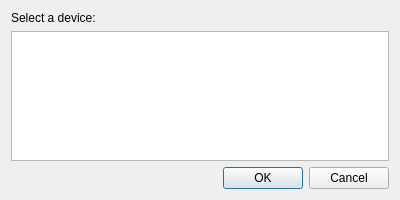
<?xml version="1.0" encoding="UTF-8"?>
<ui version="4.0">
 <class>DeviceDialog</class>
 <widget class="QDialog" name="DeviceDialog">
  <property name="geometry">
   <rect>
    <x>0</x>
    <y>0</y>
    <width>400</width>
    <height>200</height>
   </rect>
  </property>
  <property name="windowTitle">
   <string>Select Device</string>
  </property>
  <property name="windowIcon">
   <iconset resource="../data/resource.qrc">
    <normaloff>:/img/logo.svg</normaloff>:/img/logo.svg</iconset>
  </property>
  <layout class="QVBoxLayout" name="verticalLayout">
   <item>
    <widget class="QLabel" name="selectLabel">
     <property name="text">
      <string>Select a device:</string>
     </property>
    </widget>
   </item>
   <item>
    <widget class="QTableView" name="deviceView">
     <property name="selectionMode">
      <enum>QAbstractItemView::SingleSelection</enum>
     </property>
     <property name="selectionBehavior">
      <enum>QAbstractItemView::SelectRows</enum>
     </property>
     <attribute name="horizontalHeaderDefaultSectionSize">
      <number>150</number>
     </attribute>
     <attribute name="horizontalHeaderHighlightSections">
      <bool>false</bool>
     </attribute>
     <attribute name="horizontalHeaderStretchLastSection">
      <bool>true</bool>
     </attribute>
     <attribute name="verticalHeaderVisible">
      <bool>false</bool>
     </attribute>
    </widget>
   </item>
   <item>
    <widget class="QDialogButtonBox" name="buttonBox">
     <property name="standardButtons">
      <set>QDialogButtonBox::Cancel|QDialogButtonBox::Ok</set>
     </property>
    </widget>
   </item>
  </layout>
 </widget>
 <resources/>
 <connections>
  <connection>
   <sender>buttonBox</sender>
   <signal>accepted()</signal>
   <receiver>DeviceDialog</receiver>
   <slot>accept()</slot>
   <hints>
    <hint type="sourcelabel">
     <x>199</x>
     <y>177</y>
    </hint>
    <hint type="destinationlabel">
     <x>199</x>
     <y>99</y>
    </hint>
   </hints>
  </connection>
  <connection>
   <sender>buttonBox</sender>
   <signal>rejected()</signal>
   <receiver>DeviceDialog</receiver>
   <slot>reject()</slot>
   <hints>
    <hint type="sourcelabel">
     <x>199</x>
     <y>177</y>
    </hint>
    <hint type="destinationlabel">
     <x>199</x>
     <y>99</y>
    </hint>
   </hints>
  </connection>
  <connection>
   <sender>deviceView</sender>
   <signal>doubleClicked(QModelIndex)</signal>
   <receiver>DeviceDialog</receiver>
   <slot>accept()</slot>
   <hints>
    <hint type="sourcelabel">
     <x>199</x>
     <y>94</y>
    </hint>
    <hint type="destinationlabel">
     <x>199</x>
     <y>99</y>
    </hint>
   </hints>
  </connection>
 </connections>
</ui>
